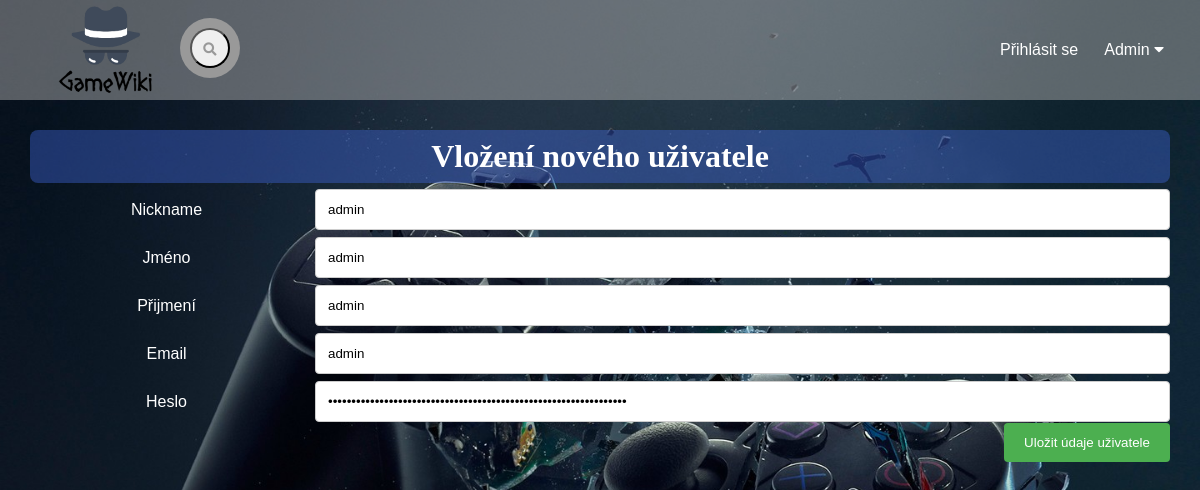
Screenshot of /editace-uzivatele/1 with the database file from the repository.
### tables this page shows
CREATE TABLE `uzivatel` (
  `ID_uzivatele` int(10) NOT NULL,
  `jmeno` varchar(80) NOT NULL,
  `prijmeni` varchar(80) NOT NULL,
  `prezdivka` varchar(50) NOT NULL,
  `email` varchar(80) NOT NULL,
  `heslo` varchar(64) NOT NULL,
  `over_kod` varchar(40) NOT NULL,
  `typ_uctu` varchar(2) NOT NULL
);

### index.php (called while the page is built, shortened)
<?php
  $smerovac = new SmerovacKontroler();
  $smerovac->zpracuj(array($_SERVER["REQUEST_URI"]));
  $smerovac->vypisPohled();
?>

### kontrolery/EditaceUzivateleKontroler.php (called while the page is built, shortened)
<?php
class EditaceUzivateleKontroler extends Kontroler {
  public function zpracuj($parametry) {
    $spravceUzivatelu = new SpravceUzivatelu();
    if (!empty($parametry[0]))
    {
      $uzivatel = $spravceUzivatelu->vratUzivatele($parametry[0]);
    }
    else
      $uzivatel = $spravceUzivatelu->pripravPrazdnePoleUzivatele();
  }
}
?>

### modely/Db.php (called while the page is built, shortened)
<?php
class Db {
  private static $spojeni;
  private static $nastaveni = array(
		PDO::ATTR_ERRMODE => PDO::ERRMODE_EXCEPTION,
		PDO::ATTR_EMULATE_PREPARES => false,
	);
    public static function pripoj($server, $uzivatel, $heslo, $databaze)
    {
	  if (!isset(self::$spojeni))
      {
        $dsn = "mysql:host=$server;dbname=$databaze;charset=utf8";
			 self::$spojeni = new PDO(
				$dsn,
				$uzivatel,
				$heslo,
				self::$nastaveni
			 );
	  }
	}
  public static function dotazJeden($dotaz, $parametry = array()) {
		  $navrat = self::$spojeni->prepare($dotaz);
		  $navrat->execute($parametry);
	  return $navrat->fetch();
	}
}

### modely/SpravceUzivatelu.php (called while the page is built, shortened)
<?php
class SpravceUzivatelu {
  public function vratUzivatele($idUzivatele) {
    return Db::dotazJeden("
      SELECT *
      FROM uzivatel
      WHERE ID_uzivatele = ?
    ", array($idUzivatele));
  }
}
?>

### kontrolery/SmerovacKontroler.php (called while the page is built, shortened)
<?php
class SmerovacKontroler extends Kontroler {
  protected $kontroler;
  public function zpracuj($parametry) {
    $castiCesty = $this->parsujURL($parametry[0]);
    $nazevKontroleru = $this->pomlckyNaVelbloudiNotaci(array_shift($castiCesty)) . "Kontroler";
    if (file_exists("kontrolery/$nazevKontroleru.php"))
    {
      $this->kontroler = new $nazevKontroleru();
    }
    else {
      $this->presmeruj("chyba");
    }
    $this->kontroler->zpracuj($castiCesty);
  }
  private function parsujURL($url) {
    $rozdelenaURL = parse_url($url);
    $cesta = $rozdelenaURL["path"];
    $cesta = ltrim($cesta, "/");
    $cesta = trim($cesta);
    $rozdelenaCesta = explode("/", $cesta);
    return $rozdelenaCesta;
  }
  private function pomlckyNaVelbloudiNotaci($text) {
    $text = str_replace("-", " ", $text);
    $text = ucwords($text);
    $text = str_replace(" ", "", $text);
    return $text;
  }
}
?>

### pohledy/editaceUzivatelu.phtml (the view, shortened to what this page needs)
<div class="adminEdit">
<?php
  if (empty($uzivatel["id_uzivatele"])) {
?>
<h1>Vložení nového uživatele</h1>
 <form method="post">
<?php
  }
?>
   <div class="radek">
   <div class="s25">
     <label for="prezdivka">Nickname</label>
   </div>
<div class="s75">
     <input type="text" name="prezdivka" id="prezdivka"
     value="<?= $uzivatel["prezdivka"] ?>" required>
</div>
</div>
    <div class="radek">
<div class="s25">
      <label for="jmeno">Jméno</label>
</div>
<div class="s75">
      <input type="text" name="jmeno" id="jmeno"
      value="<?= $uzivatel["jmeno"] ?>" required>
</div>
   </div>
    <div class="radek">
   <div class="s25">
      <label for="prijmeni">Přijmení</label>
   </div>
<div class="s75">
      <input type="text" name="prijmeni" id="prijmeni"
      value="<?= $uzivatel["prijmeni"] ?>" required>
</div>
   </div>
   <div class="radek">
<div class="s25">
      <label for="email">Email</label>
</div>
<div class="s75">
      <input type="email" name="email" id="email"
     value="<?= $uzivatel["email"] ?>" required>
</div>
   </div>
   <div class="radek">
<div class="s25">
      <label for="heslo">Heslo</label>
</div>
<div class="s75">
      <input type="password" name="heslo" id="heslo"
      value="<?= $uzivatel["heslo"] ?>" required>
</div>
     </div>
       <div class="radek">
   <input type="submit" value="Uložit údaje uživatele">
        </div>
 </form>
</div>

### styly/styl.css (style rules this page uses)
* { margin: 0; padding: 0; font-family: "montserrat", sans-serif; }
body { z-index: auto; height: 100vh; background-position: center; background-image: var(--pozadi); background-size: cover; font-family: sans-serif; margin-top: 100px; color: var(--barvaTextu); background-repeat: no-repeat; }
h1 { padding: 8px; background: rgba(65, 105, 225, 0.8); border-radius: 8px; margin: 0; font-size: 64px; font-family: "Roboto Slab", serif; }
.adminEdit input[type=text], .adminEdit input[type=email], .adminEdit input[type=password], .adminEdit input[type=date], .adminEdit select, .adminEdit textarea { width: 100%; padding: 12px; border: 1px solid #ccc; border-radius: 4px; box-sizing: border-box; resize: vertical; }
.adminEdit label { padding: 12px 12px 12px 0; display: inline-block; }
.adminEdit input[type=submit] { background-color: #4CAF50; color: white; padding: 12px 20px; border: none; border-radius: 4px; cursor: pointer; float: right; }
.adminEdit { border-radius: 5px; padding: 20px; padding: 30px; display: flex; flex-direction: column; color: white; }
.adminEdit h1 { text-align: center; font-size: 32px; background: rgba(65, 105, 225, 0.4); }
.adminEdit .s25 { float: left; width: 25%; margin-top: 6px; min-width: 100px; text-align: center; }
.adminEdit .s75 { float: left; width: 75%; margin-top: 6px; }
.adminEdit .radek:after { content: ""; display: table; clear: both; }
html { --pozadi: url(../Obrazky/uvod.jpg); --barvaTextu: white; }

### rows the page displays
uzivatel: prezdivka "admin", jmeno "admin", prijmeni "admin", email "admin"
